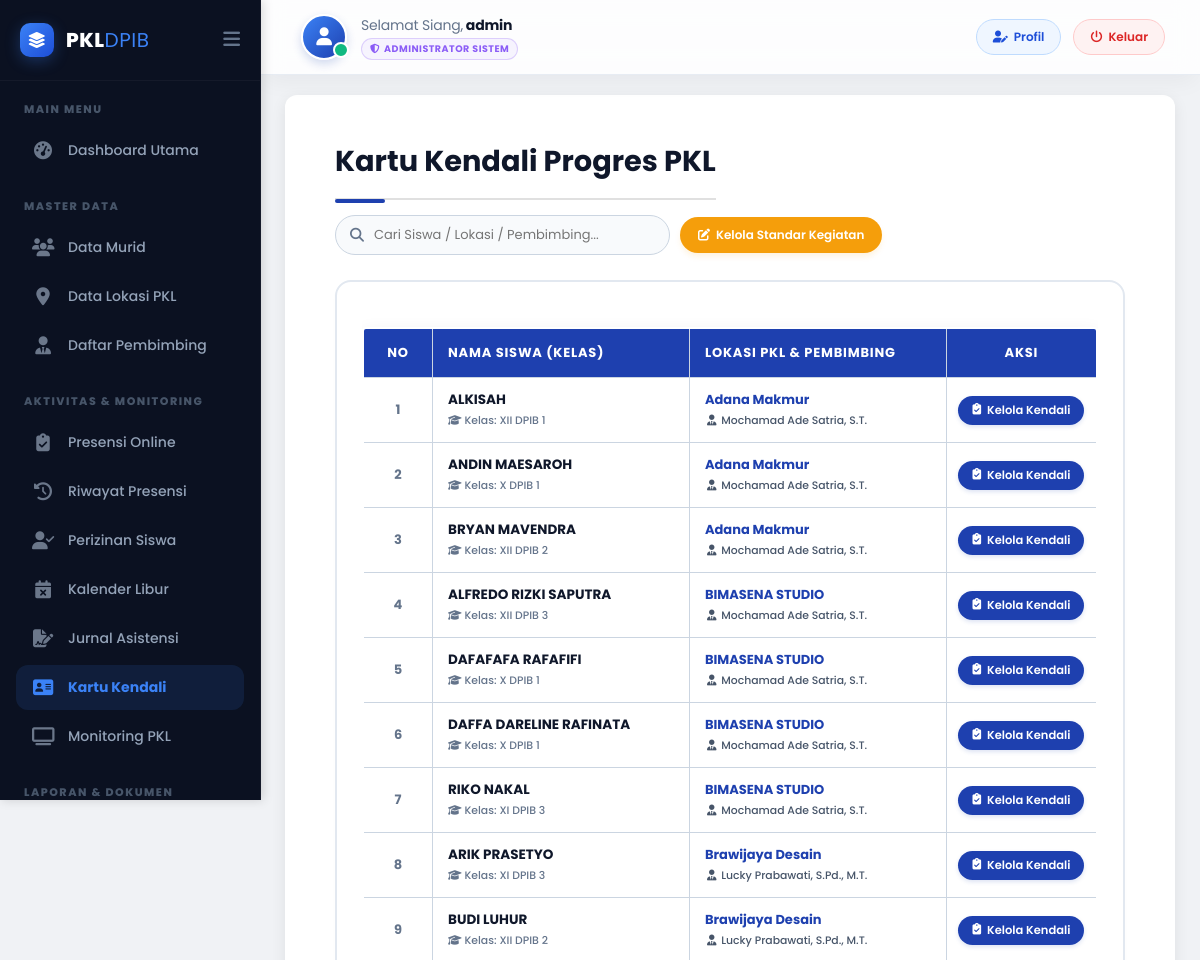
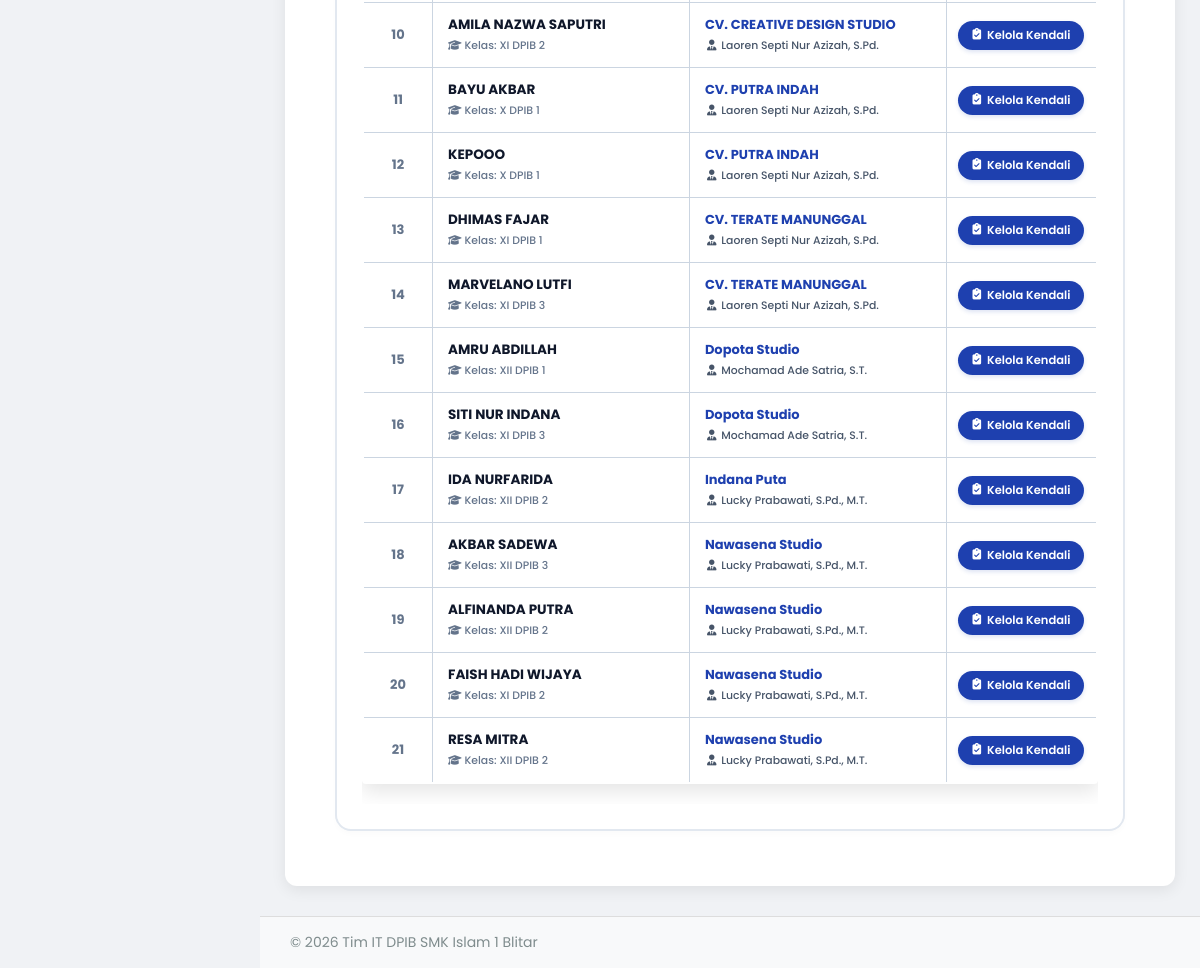
Screenshot of /admin/kartu-kendali.php (signed in) with the database file from the repository (2 pictures, top to bottom).
### tables this page shows
CREATE TABLE `peserta_didik` (
  `id` int(11) NOT NULL,
  `nisn` varchar(20) NOT NULL,
  `nama` varchar(100) NOT NULL,
  `email` varchar(100) DEFAULT NULL,
  `kelas` varchar(10) NOT NULL,
  `alamat_siswa` text DEFAULT NULL,
  `lokasi_id` int(11) DEFAULT NULL,
  `periode_id` int(11) DEFAULT NULL,
  `tgl_daftar` timestamp NOT NULL DEFAULT current_timestamp()
);

CREATE TABLE `lokasi_pkl` (
  `lokasi_id` int(11) NOT NULL,
  `alamat` varchar(255) DEFAULT NULL,
  `guru_id` int(11) DEFAULT NULL,
  `nama_lokasi` varchar(100) NOT NULL,
  `jam_kerja` varchar(100) DEFAULT NULL,
  `kuota_max` int(11) NOT NULL DEFAULT 5
);

CREATE TABLE `guru` (
  `guru_id` int(11) NOT NULL,
  `nama_guru` varchar(100) NOT NULL,
  `user_id` int(11) DEFAULT NULL,
  `email` varchar(100) DEFAULT NULL
);

### admin/kartu-kendali.php (the view, shortened to what this page needs)
<?php
include '../config/db-koneksi.php';
$current_user_level = isset($_SESSION['level']) ? strtolower($_SESSION['level']) : 'admin';
$filter_clause = "";
$siswa_query_sql = "
    SELECT
        p.id, p.nisn, p.nama AS nama_siswa, p.kelas,
        l.nama_lokasi,
        g.nama_guru
    FROM peserta_didik p
    LEFT JOIN lokasi_pkl l ON p.lokasi_id = l.lokasi_id
    LEFT JOIN guru g ON l.guru_id = g.guru_id
    {$filter_clause}
    ORDER BY l.nama_lokasi ASC, p.nama ASC
";
$siswa_query = $koneksi->query($siswa_query_sql);
$siswa_data = [];
if ($siswa_query) {
    while ($row = $siswa_query->fetch_assoc()) {
        $siswa_data[] = $row;
    }
}
?>
<!DOCTYPE html>
<html lang="id">
<head>
    <link rel="stylesheet" href="../css/style.css">
    <link rel="stylesheet" href="https://cdnjs.cloudflare.com/ajax/libs/font-awesome/6.5.2/css/all.min.css">
</head>
<body class="admin-body">
<?php include 'panel/sidebar.php'; ?>
<div class="main-content-wrapper">
    <?php include 'panel/navbar.php'; ?>
    <div class="admin-main-content">
        <div class="page-header-controls">
            <h1>Kartu Kendali Progres PKL</h1>
            <div class="header-actions-group">
                <div class="search-wrapper">
                    <i class="fas fa-search"></i>
                    <input type="text" id="searchKendali" class="search-input" placeholder="Cari Siswa / Lokasi / Pembimbing..." onkeyup="filterTabelKendali()">
                </div>
                <?php if ($current_user_level == 'admin'): ?>
                    <a href="kendali-kegiatan-edit.php" class="btn-edit-def">
                        <i class="fas fa-edit"></i> Kelola Standar Kegiatan
                    </a>
                <?php endif; ?>
            </div>
        </div>
        <div class="glass-panel-content">
            <div class="table-container-fixed">
                <table class="data-table" id="tabelKendali">
                    <thead>
                        <tr>
                            <th>NO</th>
                            <th>NAMA SISWA (KELAS)</th>
                            <th>LOKASI PKL & PEMBIMBING</th>
                            <th>AKSI</th>
                        </tr>
                    </thead>
                    <tbody>
                        <?php if (!empty($siswa_data)): ?>
                            <?php $no = 1; foreach ($siswa_data as $siswa): ?>
                                <tr class="data-row">
                                    <td style="font-weight: 700; color: #64748b;"><?php echo $no++; ?></td>
                                    <td>
                                        <div class="siswa-name-title"><?php echo htmlspecialchars($siswa['nama_siswa']); ?></div>
                                        <small style="color: #64748b; font-weight: 500;"><i class="fas fa-graduation-cap fa-fw opacity-50"></i> Kelas: <?php echo htmlspecialchars($siswa['kelas']); ?></small>
                                    </td>
                                    <td>
                                        <div class="location-title"><?php echo htmlspecialchars($siswa['nama_lokasi'] ?? 'Belum Pilih Lokasi'); ?></div>
                                        <small style="color: #475569; font-weight: 500;"><i class="fas fa-user-tie fa-fw opacity-50"></i> <?php echo htmlspecialchars($siswa['nama_guru'] ?? 'N/A'); ?></small>
                                    </td>
                                    <td>
                                        <a href="kendali-detail.php?siswa_id=<?php echo $siswa['id']; ?>" class="btn-kelola-kendali">
                                            <i class="fas fa-clipboard-check"></i> Kelola Kendali
                                        </a>
                                    </td>
                                </tr>
                            <?php endforeach; ?>
                        <?php endif; ?>
                    </tbody>
                </table>
            </div>
        </div>
    </div>
</div>
<?php include 'panel/footer.php'; ?>
</body>
</html>

### css/style.css (style rules this page uses)
html { scroll-behavior: smooth; }
body { font-family: 'Poppins', sans-serif; background-color: #f0f2f5; padding: 0; margin: 0; }
h1 { color: #2c3e50; font-weight: 700; font-size: 28px; border-bottom: 2px solid #e0e0e0; padding-bottom: 15px; margin-bottom: 25px; padding-left: 5%; padding-right: 5%; }
table { width: 100%; margin: 20px 0; border-radius: 10px; overflow: hidden; box-shadow: none; }
table th, table td { border: none; padding: 14px 18px; text-align: left; font-size: 14px; vertical-align: middle; white-space: normal; }
table th:nth-child(1), table td:nth-child(1) { width: 20%; }
table th:nth-child(2), table td:nth-child(2) { width: 25%; }
table th:nth-child(3), table td:nth-child(3) { width: 50%; }
table th:nth-child(4), table td:nth-child(4) { width: 10%; }
table th { background-color: #2c3e50; color: #ffffff; font-weight: 700; text-transform: uppercase; letter-spacing: 0.8px; }
table tr:nth-child(even) { background-color: #f8f9fa; }
table { width: 90%; margin: 20px auto; border-radius: 10px; overflow: hidden; box-shadow: 0 8px 20px rgba(0, 0, 0, 0.1); }
.admin-body { display: flex; font-family: 'Poppins', sans-serif; background-color: #f0f2f5; min-height: 100vh; }
.main-content-wrapper { flex-grow: 1; display: flex; flex-direction: column; }
.admin-main-content { padding: 20px; flex-grow: 1; }
.admin-main-content h1 { font-size: 24px; padding-left: 0; padding-right: 0; margin-bottom: 20px; }

### admin/panel/sidebar.php (style rules this page uses)
:root { --sidebar-bg: #0B1121; --sidebar-active-bg: rgba(59, 130, 246, 0.12); --sidebar-active-text: #3b82f6; --sidebar-hover-bg: rgba(255, 255, 255, 0.04); --text-main: #94a3b8; --text-hover: #f1f5f9; --sidebar-width-full: 260px; --sidebar-width-mini: 85px; }
body { padding-left: var(--sidebar-width-full) !important; transition: padding-left 0.3s cubic-bezier(0.4, 0, 0.2, 1) !important; overflow-x: hidden; }

### admin/panel/navbar.php (style rules this page uses)
:root { --nav-height: 75px; }

### rows the page displays
peserta_didik: nama "ALKISAH", kelas "XII DPIB 1", lokasi.nama_lokasi "Adana Makmur", guru.nama_guru "Mochamad Ade Satria, S.T."
peserta_didik: nama "ANDIN MAESAROH", kelas "X DPIB 1", lokasi.nama_lokasi "Adana Makmur", guru.nama_guru "Mochamad Ade Satria, S.T."
peserta_didik: nama "BRYAN MAVENDRA", kelas "XII DPIB 2", lokasi.nama_lokasi "Adana Makmur", guru.nama_guru "Mochamad Ade Satria, S.T."
peserta_didik: nama "ALFREDO RIZKI SAPUTRA", kelas "XII DPIB 3", lokasi.nama_lokasi "BIMASENA STUDIO", guru.nama_guru "Mochamad Ade Satria, S.T."
peserta_didik: nama "DAFAFAFA RAFAFIFI", kelas "X DPIB 1", lokasi.nama_lokasi "BIMASENA STUDIO", guru.nama_guru "Mochamad Ade Satria, S.T."
peserta_didik: nama "DAFFA DARELINE RAFINATA", kelas "X DPIB 1", lokasi.nama_lokasi "BIMASENA STUDIO", guru.nama_guru "Mochamad Ade Satria, S.T."
peserta_didik: nama "RIKO NAKAL", kelas "XI DPIB 3", lokasi.nama_lokasi "BIMASENA STUDIO", guru.nama_guru "Mochamad Ade Satria, S.T."
peserta_didik: nama "ARIK PRASETYO", kelas "XI DPIB 3", lokasi.nama_lokasi "Brawijaya Desain", guru.nama_guru "Lucky Prabawati, S.Pd., M.T."
peserta_didik: nama "BUDI LUHUR", kelas "XII DPIB 2", lokasi.nama_lokasi "Brawijaya Desain", guru.nama_guru "Lucky Prabawati, S.Pd., M.T."
peserta_didik: nama "AMILA NAZWA SAPUTRI", kelas "XI DPIB 2", lokasi.nama_lokasi "CV. CREATIVE DESIGN STUDIO", guru.nama_guru "Laoren Septi Nur Azizah, S.Pd."
peserta_didik: nama "BAYU AKBAR", kelas "X DPIB 1", lokasi.nama_lokasi "CV. PUTRA INDAH", guru.nama_guru "Laoren Septi Nur Azizah, S.Pd."
peserta_didik: nama "KEPOOO", kelas "X DPIB 1", lokasi.nama_lokasi "CV. PUTRA INDAH", guru.nama_guru "Laoren Septi Nur Azizah, S.Pd."
peserta_didik: nama "DHIMAS FAJAR", kelas "XI DPIB 1", lokasi.nama_lokasi "CV. TERATE MANUNGGAL", guru.nama_guru "Laoren Septi Nur Azizah, S.Pd."
peserta_didik: nama "MARVELANO LUTFI", kelas "XI DPIB 3", lokasi.nama_lokasi "CV. TERATE MANUNGGAL", guru.nama_guru "Laoren Septi Nur Azizah, S.Pd."
peserta_didik: nama "AMRU ABDILLAH", kelas "XII DPIB 1", lokasi.nama_lokasi "Dopota Studio", guru.nama_guru "Mochamad Ade Satria, S.T."
peserta_didik: nama "SITI NUR INDANA", kelas "XI DPIB 3", lokasi.nama_lokasi "Dopota Studio", guru.nama_guru "Mochamad Ade Satria, S.T."
peserta_didik: nama "IDA NURFARIDA", kelas "XII DPIB 2", lokasi.nama_lokasi "Indana Puta", guru.nama_guru "Lucky Prabawati, S.Pd., M.T."
peserta_didik: nama "AKBAR SADEWA", kelas "XII DPIB 3", lokasi.nama_lokasi "Nawasena Studio", guru.nama_guru "Lucky Prabawati, S.Pd., M.T."
peserta_didik: nama "ALFINANDA PUTRA", kelas "XII DPIB 2", lokasi.nama_lokasi "Nawasena Studio", guru.nama_guru "Lucky Prabawati, S.Pd., M.T."
peserta_didik: nama "FAISH HADI WIJAYA", kelas "XI DPIB 2", lokasi.nama_lokasi "Nawasena Studio", guru.nama_guru "Lucky Prabawati, S.Pd., M.T."
peserta_didik: nama "RESA MITRA", kelas "XII DPIB 2", lokasi.nama_lokasi "Nawasena Studio", guru.nama_guru "Lucky Prabawati, S.Pd., M.T."

### other values shown
$sapaan "Selamat Siang"
$current_full_name "admin"
$role_label "ADMINISTRATOR SISTEM"
